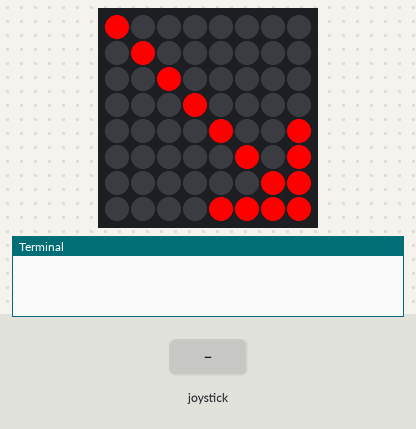
The program below on a simulated Raspberry Pi (BCM pin numbers) with a Sense HAT. On the bench: the Sense HAT's 8×8 RGB LED matrix, the last lines printed to the terminal. The inputs (shaded band) are chosen by the test bench. Random numbers come from a fixed seed.

Above: at 1.2 s.
1.3 s: joystick pushed up
At 1.37 s:
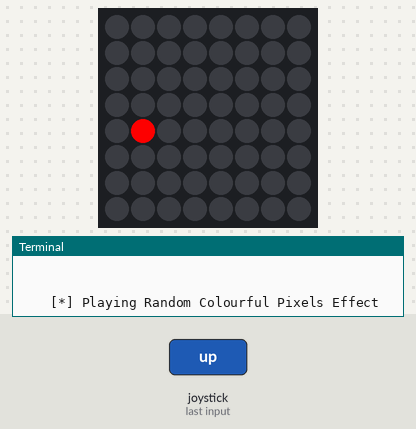
3.1 s: joystick pushed down
At 3.36 s:
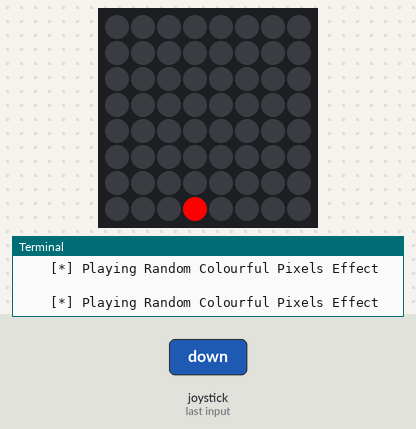
5.0 s: joystick pushed left
At 5.7 s:
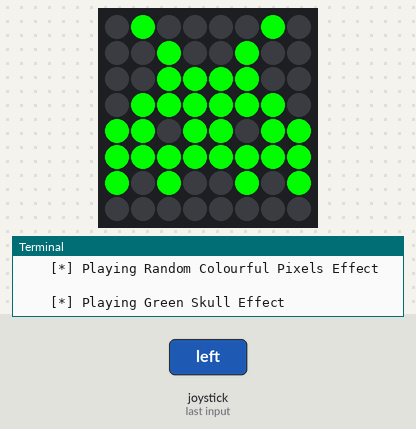
7.8 s: joystick pushed right
At 8.44 s:
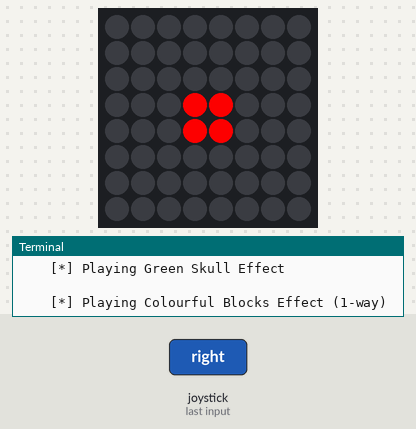
10.5 s: joystick clicked
At 11.7 s:
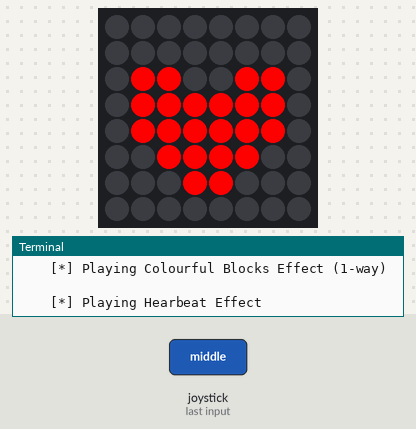
Timing chart, 0 to 13.5 s (numbered marks = the images above; inputs shaded):
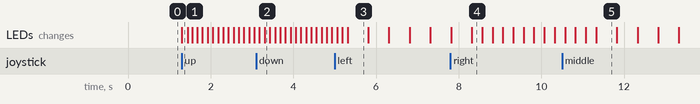

The program:

Joystick_Effects.py
```python
from sense_hat import SenseHat
import time
import random

sense = SenseHat()

def arrow():
    e = [0,0,0]
    r = [255,0,0]
    image = [
        r,e,e,e,e,e,e,e,
        e,r,e,e,e,e,e,e,
        e,e,r,e,e,e,e,e,
        e,e,e,r,e,e,e,e,
        e,e,e,e,r,e,e,r,
        e,e,e,e,e,r,e,r,
        e,e,e,e,e,e,r,r,
        e,e,e,e,r,r,r,r
        ]
    sense.set_pixels(image)

def effects(num):
    if(num==0):
        pass
    elif(num==1):
        e = [0,0,0]
        r = [255,0,0]
        g = [0,255,0]
        b = [0,0,255]
        y = [255,255,0]
        image = [
            e,e,e,e,e,e,e,e,
            e,e,e,e,e,e,e,e,
            e,e,e,e,e,e,e,e,
            e,e,e,r,r,e,e,e,
            e,e,e,r,r,e,e,e,
            e,e,e,e,e,e,e,e,
            e,e,e,e,e,e,e,e,
            e,e,e,e,e,e,e,e
            ]
        sense.set_pixels(image)
        time.sleep(0.25)
        image = [
            e,e,e,e,e,e,e,e,
            e,e,e,e,e,e,e,e,
            e,e,g,g,g,g,e,e,
            e,e,g,e,e,g,e,e,
            e,e,g,e,e,g,e,e,
            e,e,g,g,g,g,e,e,
            e,e,e,e,e,e,e,e,
            e,e,e,e,e,e,e,e
            ]
        sense.set_pixels(image)
        time.sleep(0.25)
        image = [
            e,e,e,e,e,e,e,e,
            e,b,b,b,b,b,b,e,
            e,b,e,e,e,e,b,e,
            e,b,e,e,e,e,b,e,
            e,b,e,e,e,e,b,e,
            e,b,e,e,e,e,b,e,
            e,b,b,b,b,b,b,e,
            e,e,e,e,e,e,e,e
            ]
        sense.set_pixels(image)
        time.sleep(0.25)
        image = [
            y,y,y,y,y,y,y,y,
            y,e,e,e,e,e,e,y,
            y,e,e,e,e,e,e,y,
            y,e,e,e,e,e,e,y,
            y,e,e,e,e,e,e,y,
            y,e,e,e,e,e,e,y,
            y,e,e,e,e,e,e,y,
            y,y,y,y,y,y,y,y
            ]
        sense.set_pixels(image)
        time.sleep(0.25)
    elif(num==2):
        i = 1
        while i<=4:
            x1 = random.randint(0,7)
            y1 = random.randint(0,7)
            x2 = random.randint(0,7)
            y2 = random.randint(0,7)
            x3 = random.randint(0,7)
            y3 = random.randint(0,7)
            x4 = random.randint(0,7)
            y4 = random.randint(0,7)
            sense.set_pixel(x1,y1,255,0,0)
            time.sleep(0.125)
            sense.set_pixel(x2,y2,0,255,0)
            time.sleep(0.125)
            sense.set_pixel(x1,y1,0,0,0)
            sense.set_pixel(x2,y2,0,0,0)
            sense.set_pixel(x3,y3,0,0,255)
            time.sleep(0.125)
            sense.set_pixel(x4,y4,255,255,0)
            time.sleep(0.125)
            sense.set_pixel(x3,y3,0,0,0)
            sense.set_pixel(x4,y4,0,0,0)
            i = i + 1
    elif(num==3):
        e = [0,0,0]
        r = [255,0,0]
        image = [
            e,e,e,e,e,e,e,e,
            e,e,e,e,e,e,e,e,
            e,r,r,e,e,r,r,e,
            e,r,r,r,r,r,r,e,
            e,r,r,r,r,r,r,e,
            e,e,r,r,r,r,e,e,
            e,e,e,r,r,e,e,e,
            e,e,e,e,e,e,e,e
            ]
        sense.set_pixels(image)
        time.sleep(0.5)
        image = [
            e,e,e,e,e,e,e,e,
            r,r,e,e,e,e,r,r,
            r,r,r,e,e,r,r,r,
            r,r,r,r,r,r,r,r,
            r,r,r,r,r,r,r,r,
            e,r,r,r,r,r,r,e,
            e,e,r,r,r,r,e,e,
            e,e,e,r,r,e,e,e
            ]
        sense.set_pixels(image)
        time.sleep(0.5)
    elif(num==4):
        e = [0,0,0]
        g = [0,255,0]
        image = [
            e,g,e,e,e,e,g,e,
            e,e,g,e,e,g,e,e,
            e,e,g,g,g,g,e,e,
            e,g,g,g,g,g,g,e,
            g,g,e,g,g,e,g,g,
            g,g,g,g,g,g,g,g,
            g,e,g,e,e,g,e,g,
            e,e,e,e,e,e,e,e
            ]
        sense.set_pixels(image)
        time.sleep(0.5)
        image = [
            e,e,e,e,e,e,e,e,
            e,g,e,e,e,e,g,e,
            e,e,g,e,e,g,e,e,
            e,e,g,g,g,g,e,e,
            e,g,g,g,g,g,g,e,
            g,g,e,g,g,e,g,g,
            g,g,g,g,g,g,g,g,
            g,e,g,e,e,g,e,g
            ]
        sense.set_pixels(image)
        time.sleep(0.5)

try:
    print('\n\t[*] Use Joystick to change effects randomly. Next effect will take place after previous one is finished.\n')
    arrow()
    num = 0
    while True:
        effects(num)
        event = sense.stick.get_events()
        #print('\t->\tDirection: {}\tAction: {}'.format(event.direction,event.action))
        if(event):
            sense.clear()
            for i in event:
                if i.direction in ["right","left","up","down","middle"] and i.action in ["pressed"]:
                    num = random.randint(1,4)
                    if(num==1):
                        print('\n\t\t[*] Playing Colourful Blocks Effect (1-way)')
                    elif(num==2):
                        print('\n\t\t[*] Playing Random Colourful Pixels Effect')
                    elif(num==3):
                        print('\n\t\t[*] Playing Hearbeat Effect')
                    elif(num==4):
                        print('\n\t\t[*] Playing Green Skull Effect')
                else:
                    pass
except KeyboardInterrupt:
    print('\n\n\t [*] Keyboard Interrupt. Aborting !!!\n')
    sense.clear()
```

Measured:
- after the input at 1.3 s, the LEDs: change at once (image 1)
- what the display in image 3 shows lasts 0.5 s, from 5.3 s to 5.8 s
